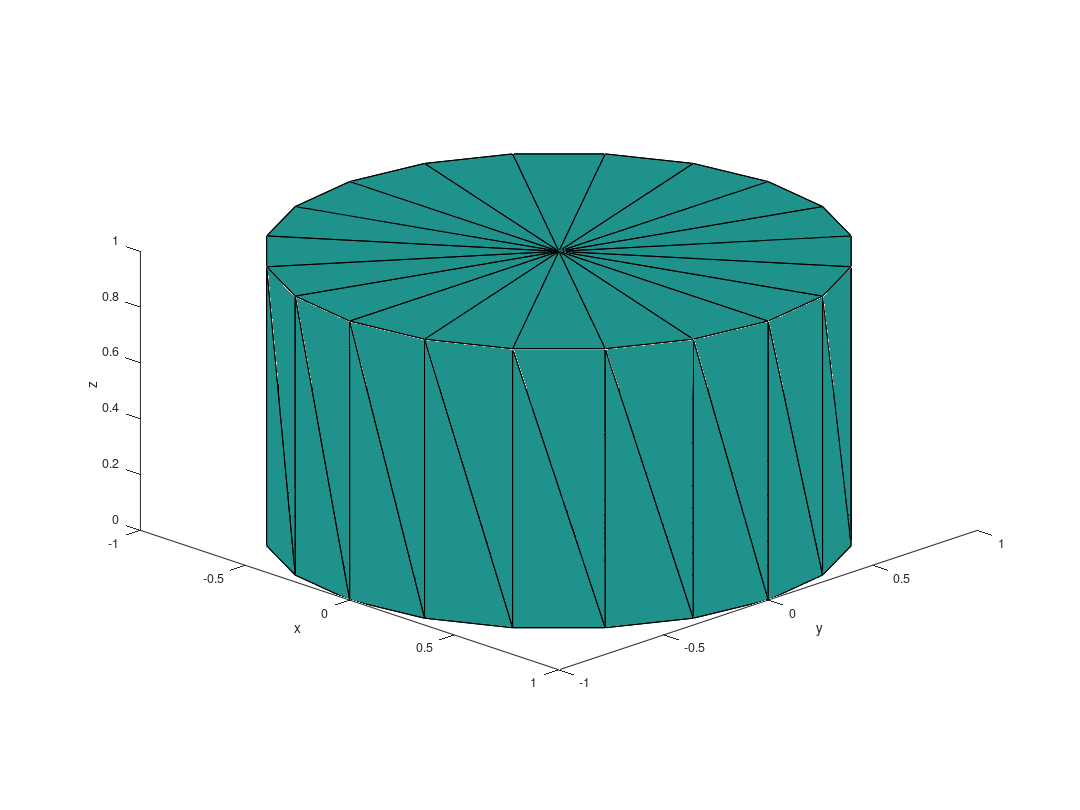

MATLAB code to generate this figure:
%Skript für die Visualisierung eines diskretisierten Zylinders.
%
%   Eingabe
%   nd          Anzahl Dreiecksflächen je Deckel
%   h           Höhe des Zylinders
%   r           Radius des Zylinders
%
%   Rückgabe
%   figure(1)   Plot Zylinder (wird abgespeichert in cyl.pdf)

% Parameter setzen
nd=20;
h=1;
r=1;

% Berechnung von delta phi
delphi = 2*pi/nd;

% Bestimmung der Arrays für die X, Y, Z Koordinate, 
% jeweils 3 Zeilen (Punkt 1, 2, 3 des Dreiecks) 
% und nd Spalten (Anzahl der Dreiecke)
% und das für die vier Dreiecke Deckel, Boden, Mantel 1, Mantel 2

XDeckel = zeros(3, nd);
YDeckel = zeros(3, nd);
ZDeckel = ones(3, nd);


XBoden = zeros(3, nd);
YBoden = zeros(3, nd);
ZBoden = zeros(3, nd);


XMantel1 = zeros(3, nd);
YMantel1 = zeros(3, nd);
ZMantel1 = zeros(3, nd);


XMantel2 = zeros(3, nd);
YMantel2 = zeros(3, nd);
ZMantel2 = zeros(3, nd);


for i=1:nd
    % Eintrag i in XDeckel, YDeckel, ZDeckel
    XDeckel(1,i) = 0;
    XDeckel(2,i) = cos(delphi*(i-1));
    XDeckel(3,i) = cos(delphi*i);
    
    YDeckel(1,i) = 0;
    YDeckel(2,i) = sin(delphi*(i-1));
    YDeckel(3,i) = sin(delphi*i);
    
    ZDeckel = ones(3, nd);

    
    % Eintrag i in XBoden, YBoden, ZBoden
    
    XBoden(1,i) = 0;
    XBoden(2,i) = cos(delphi*(i-1));
    XBoden(3,i) = cos(delphi*i);
    
    YBoden(1,i) = 0;
    YBoden(2,i) = sin(delphi*(i-1));
    YBoden(3,i) = sin(delphi*i);
    
    ZBoden = zeros(3, nd);

    
    % Eintrag i in XMantel1, YMantel1, ZMantel1 
    
    XMantel1(1,i) = cos(delphi*(i-1));
    XMantel1(2,i) = cos(delphi*(i-1));
    XMantel1(3,i) = cos(delphi*i);
    
    YMantel1(1,i) = sin(delphi*(i-1));
    YMantel1(2,i) = sin(delphi*(i-1));
    YMantel1(3,i) = sin(delphi*i);
    
    ZMantel1(1,i) = 0;
    ZMantel1(2,i) = 1;
    ZMantel1(3,i) = 0;

    
    % Eintrag i in XMantel2, YMantel2, ZMantel2
    
    XMantel2(1,i) = cos(delphi*(i-1));
    XMantel2(2,i) = cos(delphi*i);
    XMantel2(3,i) = cos(delphi*i);
    
    YMantel2(1,i) = sin(delphi*(i-1));
    YMantel2(2,i) = sin(delphi*i);
    YMantel2(3,i) = sin(delphi*i);

    ZMantel2(1,i) = 1;
    ZMantel2(2,i) = 1;
    ZMantel2(3,i) = 0;
    
end

% Plotten und Speichern der Dreiecke mithilfe von Patch
figure(1)

patch(XBoden,YBoden,ZBoden,zeros(3,nd))
patch(XDeckel,YDeckel,ZDeckel,zeros(3,nd))
patch(XMantel1,YMantel1,ZMantel1,zeros(3,nd))
patch(XMantel2,YMantel2,ZMantel2,zeros(3,nd))

view([1,-1,0.5])    
xlabel('x')
ylabel('y')
zlabel('z')
set(1,'papersize',[12,9])
set(1,'paperposition',[0,0,12,9])
set(gca,'DataAspectRatio',[1 1 1])
print -dpdf cyl.pdf